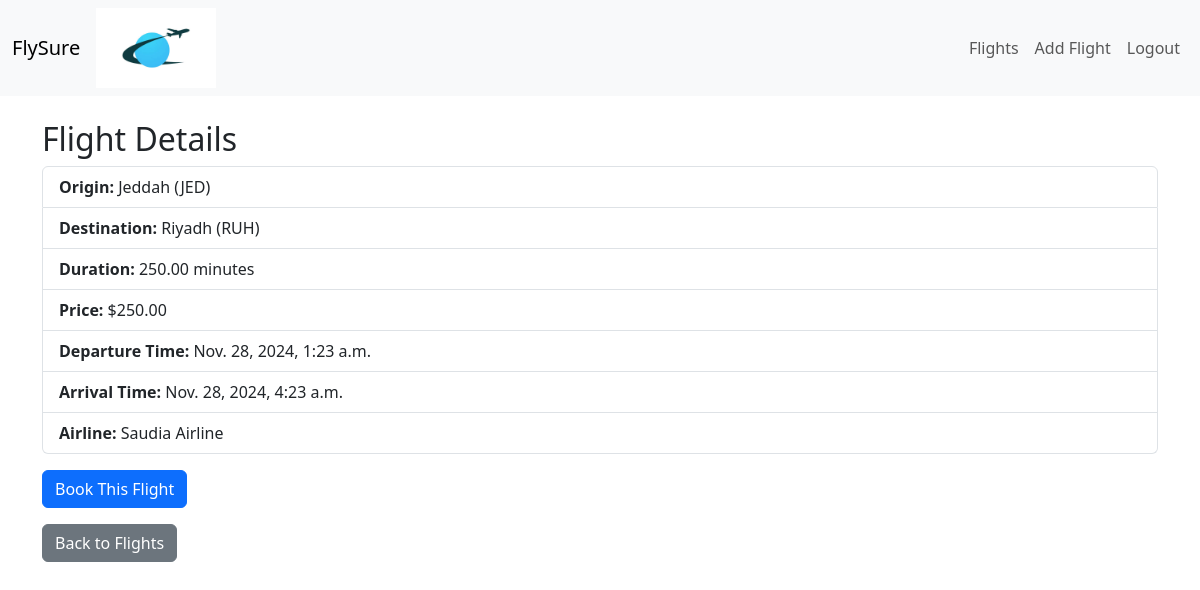
Page /flight/5/ (signed in) on the committed database.
### flights/models.py (models this page shows, shortened)
class Flight(models.Model):
    origin = models.ForeignKey(Airport, on_delete=models.CASCADE, related_name="departures")
    destination = models.ForeignKey(Airport, on_delete=models.CASCADE, related_name="arrivals")
    duration = models.DecimalField(max_digits=10, decimal_places=2, default="250") #In minutes
    price = models.DecimalField(max_digits=10, decimal_places=2,null=True)
    departure_time = models.DateTimeField(null=True)
    arrival_time = models.DateTimeField(null=True)
    airline = models.CharField(max_length=64, null=True)

class Airport(models.Model):
    code = models.CharField(max_length = 3)
    city = models.CharField(max_length = 64)
    def __str__(self):
        return f"{self.city} ({self.code})"

### flights/views.py (the view)
# urls.py: path("flight/<int:flight_id>/", views.flight_detail, name="flight_detail"),
@login_required
def flight_detail(request, flight_id):
    flight = get_object_or_404(Flight, id=flight_id)
    passenger, created = Passenger.objects.get_or_create(username=request.user.username)
    already_booked = passenger.flights.filter(id=flight_id).exists()
    if request.method == "POST" and not already_booked:
        passenger.flights.add(flight)
        return redirect("flight_detail", flight_id=flight.id)
    return render(request, "flights/flight_detail.html", {
        "flight": flight,
        "already_booked": already_booked
    })

### flights/templates/flights/flight_detail.html (shortened to what this page needs)
{% extends "flights/base.html" %}
{% block content %}
<h2>Flight Details</h2>
<ul class="list-group">
    <li class="list-group-item"><strong>Origin:</strong> {{ flight.origin }}</li>
    <li class="list-group-item"><strong>Destination:</strong> {{ flight.destination }}</li>
    <li class="list-group-item"><strong>Duration:</strong> {{ flight.duration }} minutes</li>
    <li class="list-group-item"><strong>Price:</strong> ${{ flight.price }}</li>
    <li class="list-group-item"><strong>Departure Time:</strong> {{ flight.departure_time }}</li>
    <li class="list-group-item"><strong>Arrival Time:</strong> {{ flight.arrival_time }}</li>
    <li class="list-group-item"><strong>Airline:</strong> {{ flight.airline }}</li>
</ul>
{% if already_booked %}
    <p class="text-success mt-3">You have already booked this flight.</p>
{% else %}
    <form method="post" class="mt-3">
        <button type="submit" class="btn btn-primary">Book This Flight</button>
    </form>
{% endif %}
<a href="{% url 'flights_list' %}" class="btn btn-secondary mt-3">Back to Flights</a>
{% endblock %}

### rows in the picture
Flight: origin "Jeddah (JED)", destination "Riyadh (RUH)", duration "250.00", price "250.00", departure_time "Nov. 28, 2024, 1:23 a.m.", arrival_time "Nov. 28, 2024, 4:23 a.m.", airline "Saudia Airline"
